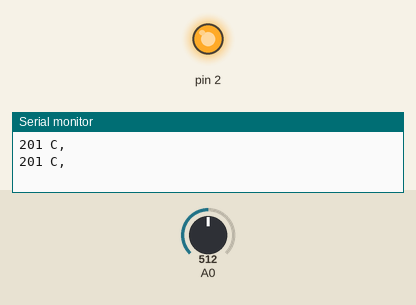
A sketch run on a simulated Arduino Uno, built with avr-gcc and run on an emulated ATmega328P. Parts: output pins drawn as LEDs (lit = HIGH), the last lines printed to the serial monitor. Inputs (shaded band) come from the test bench; at power-on: A0 = 512.

Above: at 1.8 s.
1.9 s: A0 set to 199
3.4 s: A0 set to 169
At 5.2 s:
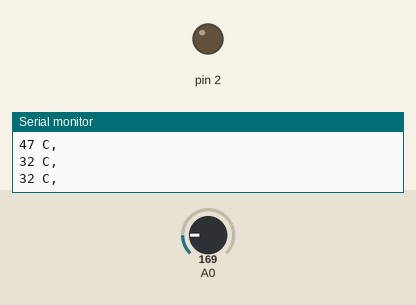
5.5 s: A0 set to 306
At 6.9 s:
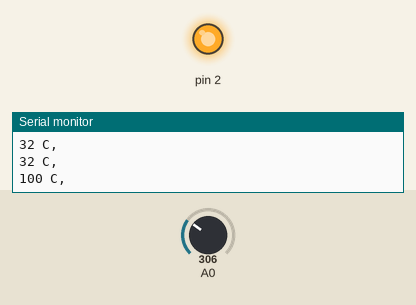
7.5 s: A0 set to 122
At 8.5 s:
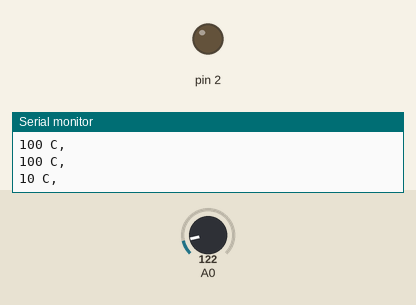
Timing chart, 0 to 10.5 s (numbered marks = the images above; inputs shaded):
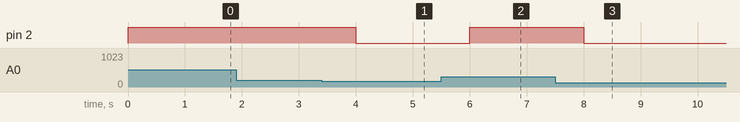

Measured:
- the behaviour switches between 186 and 185 on A0 (found by bisection; images 0 and 1)
- after the input at 3.4 s, pin 2: HIGH → LOW after 0.60 s
- after the input at 5.5 s, pin 2: LOW → HIGH after 0.50 s
- after the input at 7.5 s, pin 2: HIGH → LOW after 0.50 s

The sketch:

taskm1_sadwal.ino
```cpp
int baselineTemp = 0;
int celsius = 0;


void setup()
{
  pinMode(A0, INPUT);
  Serial.begin(9600);

  pinMode(2, OUTPUT);

}

void loop()
{
  baselineTemp = 40;

  celsius = map(((analogRead(A0) - 20) * 3.04), 0, 1023, -40, 125);

  Serial.print(celsius);
  Serial.println(" C, ");


   if (celsius > baselineTemp) {
    digitalWrite(2, HIGH);

  }
  else{
    digitalWrite(2,LOW);
  }

  delay(1000);
}
```
